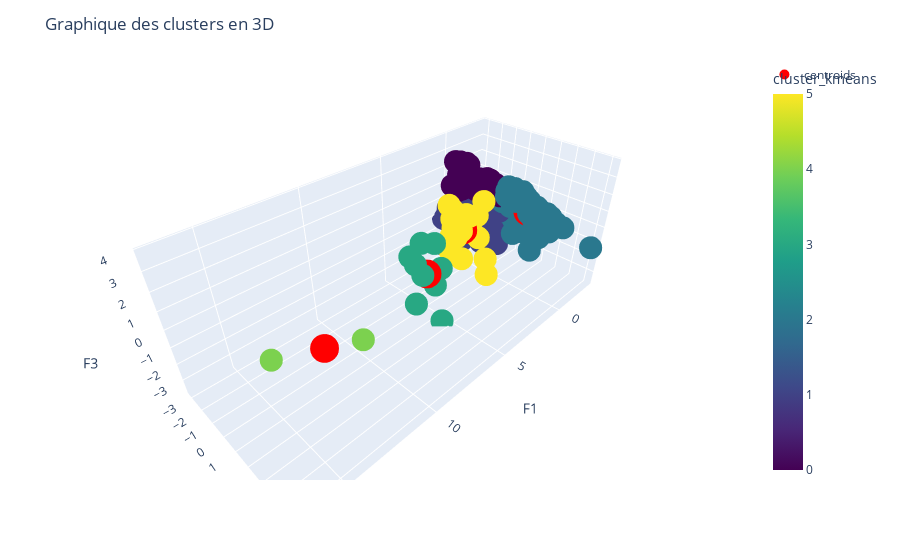

The code cell stored with this chart in its notebook:
### Code cell
import plotly.graph_objects as go

fig = px.scatter_3d(df, x='F1', y='F2', z='F3', color='cluster_kmeans', color_continuous_scale='Viridis')

# Ajouter les centroïdes au graphique
fig.add_trace(go.Scatter3d(x=centroids[:, 0], y=centroids[:, 1], z=centroids[:, 2], 
                           mode='markers',
                           marker=dict(size=10, color='red'), 
                           name='centroids'))

fig.update_layout(title='Graphique des clusters en 3D')
fig.show()

### Figure 1 — Plotly figure (JSON) as saved in the notebook; plotly's stock layout.template omitted (floating-point values rounded to 4 significant figures; data arrays with more than 128 entries replaced by an {"elided": "..."} marker saying what was removed)
{"data": [{"hovertemplate": "F1=%{x}<br>F2=%{y}<br>F3=%{z}<br>cluster_kmeans=%{marker.color}<extra></extra>", "legendgroup": "", "marker": {"color": {"elided": "165 int values"}, "coloraxis": "coloraxis", "symbol": "circle"}, "mode": "markers", "name": "", "scene": "scene", "showlegend": false, "type": "scatter3d", "x": {"elided": "165 float values"}, "y": {"elided": "165 float values"}, "z": {"elided": "165 float values"}}, {"marker": {"color": "red", "size": 10}, "mode": "markers", "name": "centroids", "type": "scatter3d", "x": [-0.3859, -0.3751, -1.651, 5.555, 14.44, 1.87], "y": [-1.437, -1.099, 1.579, 0.5199, 4.224, -0.2674], "z": [1.56, -0.8673, 0.2023, -1.08, 2.224, -0.3198]}], "layout": {"coloraxis": {"colorbar": {"title": {"text": "cluster_kmeans"}}, "colorscale": [[0, "#440154"], [0.1111, "#482878"], [0.2222, "#3e4989"], [0.3333, "#31688e"], [0.4444, "#26828e"], [0.5556, "#1f9e89"], [0.6667, "#35b779"], [0.7778, "#6ece58"], [0.8889, "#b5de2b"], [1, "#fde725"]]}, "legend": {"tracegroupgap": 0}, "margin": {"t": 60}, "scene": {"domain": {"x": [0, 1], "y": [0, 1]}, "xaxis": {"title": {"text": "F1"}}, "yaxis": {"title": {"text": "F2"}}, "zaxis": {"title": {"text": "F3"}}}, "title": {"text": "Graphique des clusters en 3D"}}}
